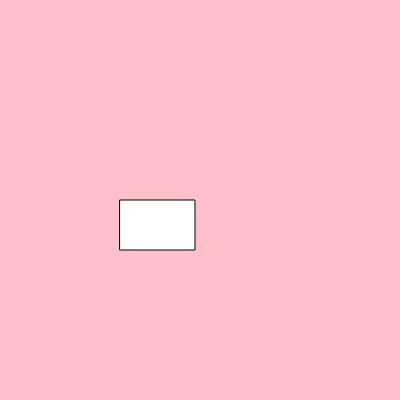
Frame 1 (no input)
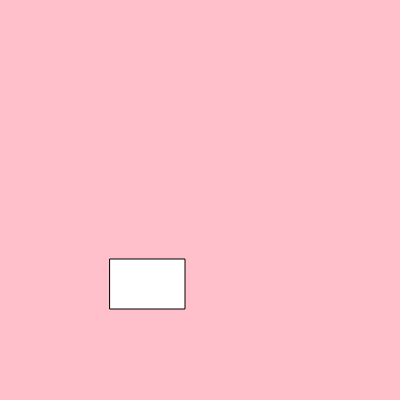
Frame 60 (no input)
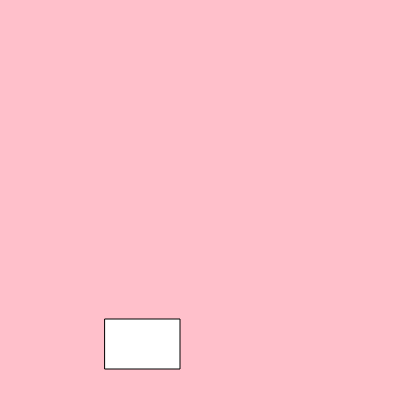
Frame 120 (the mouse pressed at the canvas centre since frame 60)

The p5.js sketch that drew these frames (run headless with seeded random() and noise() and a simulated clock; from frame 60 on, the mouse is pressed at the canvas centre):

// p5.js sketch
// ── sketch.js
var caja;
var pared1,pared2,pared3,pared4;
function setup() 
{
  createCanvas(400, 400);
 caja = new Box(120,200,75,50,5,1);
 

}

function draw() 
{
 
  background("pink");
   if (caja.x > 400){
   caja.x = 100;

   }
   if (caja.y > 400){
    caja.y = 100;
 
    }
 caja.show();
 caja.move();
 
 
}


// ── box.js
class Box
  {
    constructor(x,y,w,h,vx,vy)
    {
      this.x =x;
      this.y =y;
      this.w =w;
      this.h = h;
      this.vx = vx;
      this.vy = vy;
    }
    
    show()
    {
      rect(this.x,this.y,this.w,this.h)
    }
    
    move()
    {
      this.x = this.x+this.vx;
      this.y = this.y+this.vy;
    }

  }

  

// ── pared.js
class Pared
  {
    constructor(x,y,w,h)
    {
      this.x =x;
      this.y =y;
      this.w =w;
      this.h = h;
     
    }
    
    show()
    {
      rect(this.x,this.y,this.w,this.h)
    }
    

  }

  
